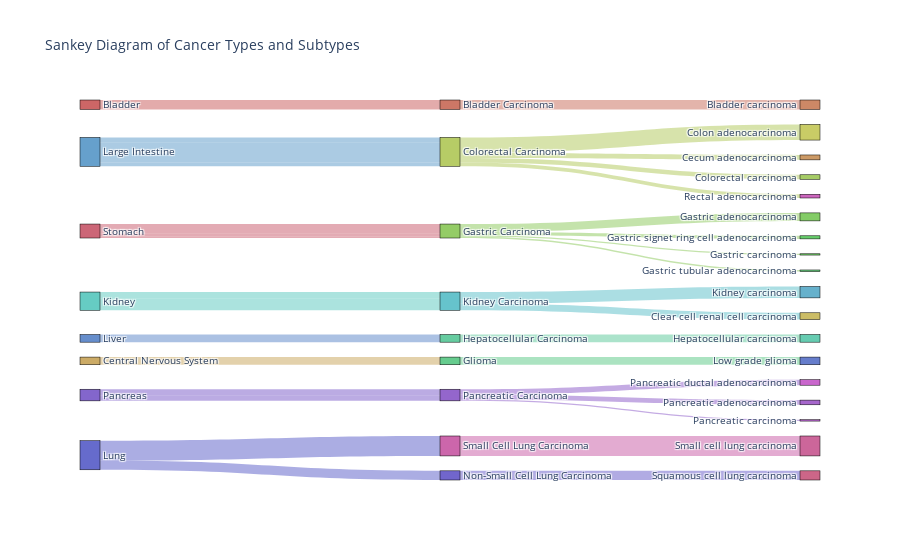

Write notebook code for a chart like this one.
### Code cell
def generate_color_map(labels, alpha_nodes=1.0, alpha_links=0.55):
    hues = [i/len(labels) for i in range(len(labels))]
    colors_hsv = [(h, 0.5, 0.8) for h in hues]
    
    colors_rgba_nodes = [colorsys.hsv_to_rgb(*hsv) for hsv in colors_hsv]
    colors_rgba_links = [(r, g, b, alpha_links) for r, g, b in colors_rgba_nodes]
    colors_rgba_nodes = [(r, g, b, alpha_nodes) for r, g, b in colors_rgba_nodes]

    colors_str_nodes = ["rgba({},{},{},{})".format(int(r*255), int(g*255), int(b*255), a) for r, g, b, a in colors_rgba_nodes]
    colors_str_links = ["rgba({},{},{},{})".format(int(r*255), int(g*255), int(b*255), a) for r, g, b, a in colors_rgba_links]
    
    return dict(zip(labels, colors_str_nodes)), dict(zip(labels, colors_str_links))


def draw_sankey(data, filename=None):
    all_labels = sorted(list(set(data['Tissue_type'].unique().tolist() + data['Cancer_type'].unique().tolist() + data['Cancer_subtype'].unique().tolist())))

    node_color_map, link_color_map = generate_color_map(all_labels)

    # Aggregate data
    links = data.groupby(['Tissue_type', 'Cancer_type', 'Cancer_subtype']).size().reset_index(name='count')

    final_source = []
    final_target = []
    final_value = []

    for index, row in links.iterrows():
        final_source.append(all_labels.index(row['Tissue_type']))
        final_target.append(all_labels.index(row['Cancer_type']))
        final_value.append(row['count'])

        final_source.append(all_labels.index(row['Cancer_type']))
        final_target.append(all_labels.index(row['Cancer_subtype']))
        final_value.append(row['count'])

    link_colors = [link_color_map[all_labels[s]] for s in final_source]

    fig = go.Figure(go.Sankey(
        node=dict(
                pad=15,
                thickness=20,
                line=dict(color="black", width=0.5),
                label=all_labels,
                color=[node_color_map[label] for label in all_labels]
        ),
        link=dict(
                source=final_source,
                target=final_target,
                value=final_value,
                color=link_colors
            )
    ))

    fig.update_layout(title_text="Sankey Diagram of Cancer Types and Subtypes", font_size=10)

    if filename:
        fig.write_image(filename)

    fig.show()

# 使用示例
# df = pd.DataFrame(data)
draw_sankey(result_df, filename="sankey_diagram-3.pdf")

### Figure 1 — Plotly figure (JSON) as saved in the notebook; plotly's stock layout.template omitted (floating-point values rounded to 4 significant figures)
{"data": [{"link": {"color": ["rgba(204,102,102,0.55)", "rgba(204,119,102,0.55)", "rgba(204,171,102,0.55)", "rgba(102,204,142,0.55)", "rgba(102,204,195,0.55)", "rgba(102,195,204,0.55)", "rgba(102,204,195,0.55)", "rgba(102,195,204,0.55)", "rgba(102,160,204,0.55)", "rgba(183,204,102,0.55)", "rgba(102,160,204,0.55)", "rgba(183,204,102,0.55)", "rgba(102,160,204,0.55)", "rgba(183,204,102,0.55)", "rgba(102,160,204,0.55)", "rgba(183,204,102,0.55)", "rgba(102,142,204,0.55)", "rgba(102,204,160,0.55)", "rgba(102,107,204,0.55)", "rgba(113,102,204,0.55)", "rgba(102,107,204,0.55)", "rgba(204,102,171,0.55)", "rgba(131,102,204,0.55)", "rgba(148,102,204,0.55)", "rgba(131,102,204,0.55)", "rgba(148,102,204,0.55)", "rgba(131,102,204,0.55)", "rgba(148,102,204,0.55)", "rgba(204,102,119,0.55)", "rgba(148,204,102,0.55)", "rgba(204,102,119,0.55)", "rgba(148,204,102,0.55)", "rgba(204,102,119,0.55)", "rgba(148,204,102,0.55)", "rgba(204,102,119,0.55)", "rgba(148,204,102,0.55)"], "source": [0, 1, 4, 14, 17, 18, 17, 18, 20, 7, 20, 7, 20, 7, 20, 7, 21, 15, 23, 24, 23, 31, 25, 26, 25, 26, 25, 26, 34, 9, 34, 9, 34, 9, 34, 9], "target": [1, 2, 14, 22, 18, 5, 18, 19, 7, 3, 7, 6, 7, 8, 7, 30, 15, 16, 24, 33, 31, 32, 26, 27, 26, 28, 26, 29, 9, 10, 9, 11, 9, 12, 9, 13], "value": [89, 89, 72, 72, 64, 64, 107, 107, 46, 46, 147, 147, 43, 43, 35, 35, 72, 72, 86, 86, 187, 187, 44, 44, 13, 13, 52, 52, 75, 75, 12, 12, 29, 29, 15, 15]}, "node": {"color": ["rgba(204,102,102,1.0)", "rgba(204,119,102,1.0)", "rgba(204,136,102,1.0)", "rgba(204,154,102,1.0)", "rgba(204,171,102,1.0)", "rgba(204,189,102,1.0)", "rgba(201,204,102,1.0)", "rgba(183,204,102,1.0)", "rgba(166,204,102,1.0)", "rgba(148,204,102,1.0)", "rgba(131,204,102,1.0)", "rgba(113,204,102,1.0)", "rgba(102,204,107,1.0)", "rgba(102,204,125,1.0)", "rgba(102,204,142,1.0)", "rgba(102,204,160,1.0)", "rgba(102,204,177,1.0)", "rgba(102,204,195,1.0)", "rgba(102,195,204,1.0)", "rgba(102,177,204,1.0)", "rgba(102,160,204,1.0)", "rgba(102,142,204,1.0)", "rgba(102,125,204,1.0)", "rgba(102,107,204,1.0)", "rgba(113,102,204,1.0)", "rgba(131,102,204,1.0)", "rgba(148,102,204,1.0)", "rgba(166,102,204,1.0)", "rgba(183,102,204,1.0)", "rgba(201,102,204,1.0)", "rgba(204,102,189,1.0)", "rgba(204,102,171,1.0)", "rgba(204,102,154,1.0)", "rgba(204,102,136,1.0)", "rgba(204,102,119,1.0)"], "label": ["Bladder", "Bladder Carcinoma", "Bladder carcinoma", "Cecum adenocarcinoma", "Central Nervous System", "Clear cell renal cell carcinoma", "Colon adenocarcinoma", "Colorectal Carcinoma", "Colorectal carcinoma", "Gastric Carcinoma", "Gastric adenocarcinoma", "Gastric carcinoma", "Gastric signet ring cell adenocarcinoma", "Gastric tubular adenocarcinoma", "Glioma", "Hepatocellular Carcinoma", "Hepatocellular carcinoma", "Kidney", "Kidney Carcinoma", "Kidney carcinoma", "Large Intestine", "Liver", "Low grade glioma", "Lung", "Non-Small Cell Lung Carcinoma", "Pancreas", "Pancreatic Carcinoma", "Pancreatic adenocarcinoma", "Pancreatic carcinoma", "Pancreatic ductal adenocarcinoma", "Rectal adenocarcinoma", "Small Cell Lung Carcinoma", "Small cell lung carcinoma", "Squamous cell lung carcinoma", "Stomach"], "line": {"color": "black", "width": 0.5}, "pad": 15, "thickness": 20}, "type": "sankey"}], "layout": {"font": {"size": 10}, "title": {"text": "Sankey Diagram of Cancer Types and Subtypes"}}}
